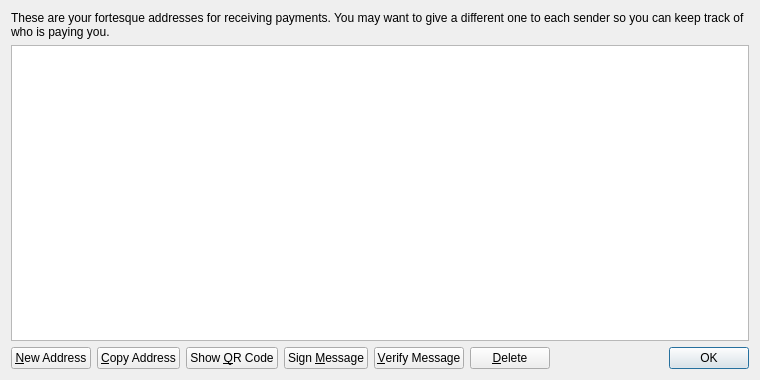
<?xml version="1.0" encoding="UTF-8"?>
<ui version="4.0">
 <class>AddressBookPage</class>
 <widget class="QWidget" name="AddressBookPage">
  <property name="geometry">
   <rect>
    <x>0</x>
    <y>0</y>
    <width>760</width>
    <height>380</height>
   </rect>
  </property>
  <property name="windowTitle">
   <string>Address Book</string>
  </property>
  <layout class="QVBoxLayout" name="verticalLayout">
   <item>
    <widget class="QLabel" name="labelExplanation">
     <property name="text">
      <string>These are your fortesque addresses for receiving payments. You may want to give a different one to each sender so you can keep track of who is paying you.</string>
     </property>
     <property name="textFormat">
      <enum>Qt::PlainText</enum>
     </property>
     <property name="wordWrap">
      <bool>true</bool>
     </property>
    </widget>
   </item>
   <item>
    <widget class="QTableView" name="tableView">
     <property name="contextMenuPolicy">
      <enum>Qt::CustomContextMenu</enum>
     </property>
     <property name="toolTip">
      <string>Double-click to edit address or label</string>
     </property>
     <property name="tabKeyNavigation">
      <bool>false</bool>
     </property>
     <property name="alternatingRowColors">
      <bool>true</bool>
     </property>
     <property name="selectionMode">
      <enum>QAbstractItemView::SingleSelection</enum>
     </property>
     <property name="selectionBehavior">
      <enum>QAbstractItemView::SelectRows</enum>
     </property>
     <property name="sortingEnabled">
      <bool>true</bool>
     </property>
     <attribute name="verticalHeaderVisible">
      <bool>false</bool>
     </attribute>
    </widget>
   </item>
   <item>
    <layout class="QHBoxLayout" name="horizontalLayout">
     <item>
      <widget class="QPushButton" name="newAddressButton">
       <property name="toolTip">
        <string>Create a new address</string>
       </property>
       <property name="text">
        <string>&amp;New Address</string>
       </property>
       <property name="icon">
        <iconset resource="../bitcoin.qrc">
         <normaloff>:/icons/add</normaloff>:/icons/add</iconset>
       </property>
      </widget>
     </item>
     <item>
      <widget class="QPushButton" name="copyToClipboard">
       <property name="toolTip">
        <string>Copy the currently selected address to the system clipboard</string>
       </property>
       <property name="text">
        <string>&amp;Copy Address</string>
       </property>
       <property name="icon">
        <iconset resource="../bitcoin.qrc">
         <normaloff>:/icons/editcopy</normaloff>:/icons/editcopy</iconset>
       </property>
      </widget>
     </item>
     <item>
      <widget class="QPushButton" name="showQRCode">
       <property name="text">
        <string>Show &amp;QR Code</string>
       </property>
       <property name="icon">
        <iconset resource="../bitcoin.qrc">
         <normaloff>:/icons/qrcode</normaloff>:/icons/qrcode</iconset>
       </property>
      </widget>
     </item>
     <item>
      <widget class="QPushButton" name="signMessage">
       <property name="toolTip">
        <string>Sign a message to prove you own a fortesque address</string>
       </property>
       <property name="text">
        <string>Sign &amp;Message</string>
       </property>
       <property name="icon">
        <iconset resource="../bitcoin.qrc">
         <normaloff>:/icons/edit</normaloff>:/icons/edit</iconset>
       </property>
      </widget>
     </item>
     <item>
      <widget class="QPushButton" name="verifyMessage">
       <property name="toolTip">
        <string>Verify a message to ensure it was signed with a specified fortesque address</string>
       </property>
       <property name="text">
        <string>&amp;Verify Message</string>
       </property>
       <property name="icon">
        <iconset resource="../bitcoin.qrc">
         <normaloff>:/icons/transaction_0</normaloff>:/icons/transaction_0</iconset>
       </property>
      </widget>
     </item>
     <item>
      <widget class="QPushButton" name="deleteButton">
       <property name="toolTip">
        <string>Delete the currently selected address from the list</string>
       </property>
       <property name="text">
        <string>&amp;Delete</string>
       </property>
       <property name="icon">
        <iconset resource="../bitcoin.qrc">
         <normaloff>:/icons/remove</normaloff>:/icons/remove</iconset>
       </property>
      </widget>
     </item>
     <item>
      <spacer name="horizontalSpacer">
       <property name="orientation">
        <enum>Qt::Horizontal</enum>
       </property>
       <property name="sizeHint" stdset="0">
        <size>
         <width>40</width>
         <height>20</height>
        </size>
       </property>
      </spacer>
     </item>
     <item>
      <widget class="QDialogButtonBox" name="buttonBox">
       <property name="sizePolicy">
        <sizepolicy hsizetype="Maximum" vsizetype="Fixed">
         <horstretch>0</horstretch>
         <verstretch>0</verstretch>
        </sizepolicy>
       </property>
       <property name="standardButtons">
        <set>QDialogButtonBox::Ok</set>
       </property>
      </widget>
     </item>
    </layout>
   </item>
  </layout>
 </widget>
 <resources>
  <include location="../bitcoin.qrc"/>
 </resources>
 <connections/>
</ui>
